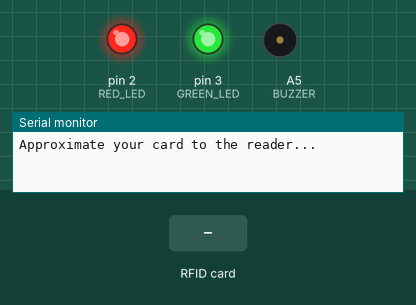
The sketch below on a simulated Arduino Uno, built with avr-gcc and run on an emulated ATmega328P. On the bench: output pins drawn as LEDs (lit = HIGH), buzzer (waves = sounding), the last lines printed to the serial monitor. The test bench sets the inputs (shaded band). Pins used as bus, display or sensor lines are not drawn.

Above: at 1.2 s.
1.3 s: RFID card 07 B2 17 B3 held to the reader
At 1.45 s:
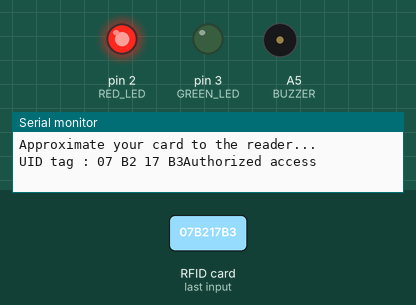
3.4 s: RFID card 39 C1 EA B3 held to the reader
At 4.3 s:
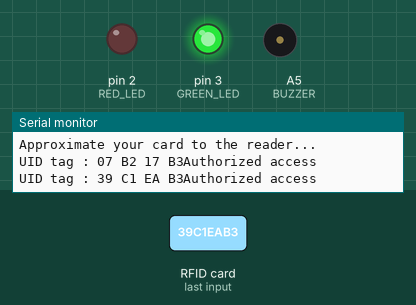
Timing chart, 0 to 15.1 s (numbered marks = the images above; inputs shaded):
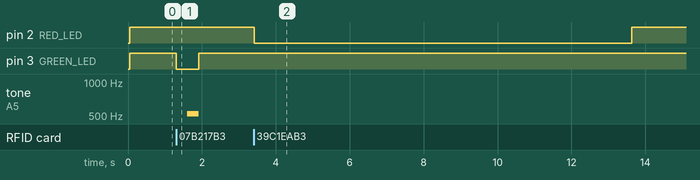

Measured:
- after the input at 1.3 s, pin 3 (GREEN_LED): HIGH → LOW at once, → HIGH 0.60 s later; tone on A5 (BUZZER): silent → 523 Hz after 0.31 s, → silent 0.30 s later
- after the input at 3.4 s, pin 2 (RED_LED): HIGH → LOW at once, → HIGH 10.2 s later

The sketch:

Project8.ino
```cpp
#include <SPI.h>
#include <MFRC522.h>

#define GREEN_LED 3
#define RED_LED 2
#define BUZZER A5
#define speakerPin A5
#define SS_PIN 10
#define RST_PIN 9
#define BLUE_ID "07 B2 17 B3"
#define RED_ID "39 C1 EA B3"
MFRC522 mfrc522(SS_PIN, RST_PIN);   // Create MFRC522 instance.
int length = 28; // the number of notes
char notes[] = "GGAGcB GGAGdc GGxecBA yyecdc";
int beats[] = { 2, 2, 8, 8, 8, 16, 1, 2, 2, 8, 8,8, 16, 1, 2,2,8,8,8,8,16, 1,2,2,8,8,8,16 };
int tempo = 150;
void playTone(int tone, int duration) {
for (long i = 0; i < duration * 1000L; i += tone * 2) {
   digitalWrite(speakerPin, HIGH);
   delayMicroseconds(tone);
   digitalWrite(speakerPin, LOW);
   delayMicroseconds(tone);
}
}
void playNote(char note, int duration) {
char names[] = {'C', 'D', 'E', 'F', 'G', 'A', 'B',

                 'c', 'd', 'e', 'f', 'g', 'a', 'b',

                 'x', 'y' };

int tones[] = { 1915, 1700, 1519, 1432, 1275, 1136, 1014,

                 956,  834,  765,  593,  468,  346,  224,

                 655 , 715 };

int SPEE = 5;
// play the tone corresponding to the note name
for (int i = 0; i < 17; i++) {
   if (names[i] == note) {
    int newduration = duration/SPEE;
     playTone(tones[i], newduration);

   }
}
}
void setup()
{

  pinMode(RED_LED, OUTPUT);
  pinMode(GREEN_LED, OUTPUT);
  pinMode(BUZZER, OUTPUT); //TODO moze nie dzialac


  Serial.begin(9600);   // Initiate a serial communication
  SPI.begin();      // Initiate  SPI bus
  mfrc522.PCD_Init();   // Initiate MFRC522
  Serial.println("Approximate your card to the reader...");
  Serial.println();
  digitalWrite(GREEN_LED, HIGH);
  digitalWrite(RED_LED, HIGH);

}
void loop()
{
  // Look for new cards
  if ( ! mfrc522.PICC_IsNewCardPresent())
  {
    return;
  }
  // Select one of the cards
  if ( ! mfrc522.PICC_ReadCardSerial())
  {
    return;
  }
  //Show UID on serial monitor
  Serial.print("UID tag :");
  String content= "";
  byte letter;
  for (byte i = 0; i < mfrc522.uid.size; i++)
  {
     Serial.print(mfrc522.uid.uidByte[i] < 0x10 ? " 0" : " ");
     Serial.print(mfrc522.uid.uidByte[i], HEX);
     content.concat(String(mfrc522.uid.uidByte[i] < 0x10 ? " 0" : " "));
     content.concat(String(mfrc522.uid.uidByte[i], HEX));
  }
  //Serial.println();
  //Serial.print("Message : ");
  content.toUpperCase();
  //niebieski 07 B2 17 B3
  //czerwony 39 C1 EA B3


  if (content.substring(1) == BLUE_ID) //change here the UID of the card/cards that you want to give access
  {
    digitalWrite(GREEN_LED, LOW);
    Serial.println("Authorized access");
    delay(300);
    noTone(BUZZER);
    tone(BUZZER,494,500);

    noTone(BUZZER);
    tone(BUZZER,523,300);
    delay(200);
    digitalWrite(7,HIGH);
    delay(50);
    digitalWrite(8,HIGH);
    delay(50);
    noTone(BUZZER);

    digitalWrite(GREEN_LED, HIGH);
  }
  else if (content.substring(1) == RED_ID) //change here the UID of the card/cards that you want to give access
  {
    digitalWrite(RED_LED, LOW);
    Serial.println("Authorized access");
    for (int i = 0; i < length; i++) {
   if (notes[i] == ' ') {
     delay(beats[i] * tempo); // rest
   } else {
     playNote(notes[i], beats[i] * tempo);
   }
   // pause between notes
   delay(tempo);
}

    digitalWrite(RED_LED, HIGH);
  }
 else   {
    Serial.println(" Access denied");
    delay(3000);
  }

  digitalWrite(GREEN_LED, HIGH);
  digitalWrite(RED_LED, HIGH);
}
```
